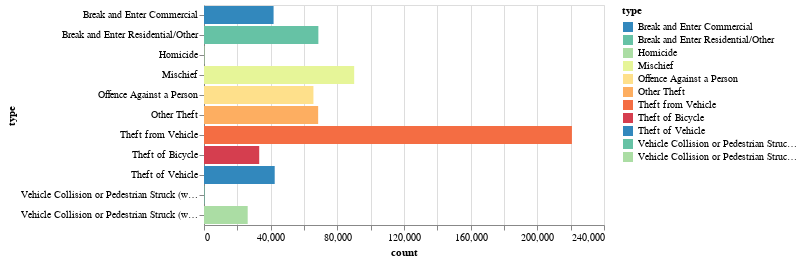

Source (notebook cell):
### Code cell
import bqplot
from palettable.colorbrewer.diverging import *
from altair import Row, Column, Chart, Text, Scale, Color

colors = Spectral_8.hex_colors
colors.reverse()

#plt.title('Which type of crimes occurred most frequently through 2003-2020?')
type_count_chart = Chart(Type).mark_bar().encode(x='count', y='type', color=Color('type', scale=Scale(range=colors)))
display(type_count_chart)

### Figure 1 — Vega-Lite specification as saved in the notebook (floating-point values rounded to 4 significant figures)
{"config": {"view": {"continuousWidth": 400, "continuousHeight": 300}}, "data": {"name": "data-0d0f6c3f970889383bfd113e72cdca86"}, "mark": "bar", "encoding": {"color": {"type": "nominal", "field": "type", "scale": {"range": ["#3288BD", "#66C2A5", "#ABDDA4", "#E6F598", "#FEE08B", "#FDAE61", "#F46D43", "#D53E4F"]}}, "x": {"type": "quantitative", "field": "count"}, "y": {"type": "nominal", "field": "type"}}, "$schema": "https://vega.github.io/schema/vega-lite/v4.8.1.json", "datasets": {"data-0d0f6c3f970889383bfd113e72cdca86": [{"type": "Theft from Vehicle", "count": 220746}, {"type": "Mischief", "count": 90108}, {"type": "Break and Enter Residential/Other", "count": 68620}, {"type": "Other Theft", "count": 68496}, {"type": "Offence Against a Person", "count": 65662}, {"type": "Theft of Vehicle", "count": 42422}, {"type": "Break and Enter Commercial", "count": 41749}, {"type": "Theft of Bicycle", "count": 33129}, {"type": "Vehicle Collision or Pedestrian Struck (with Injury)", "count": 26216}, {"type": "Vehicle Collision or Pedestrian Struck (with Fatality)", "count": 297}, {"type": "Homicide", "count": 268}]}}
